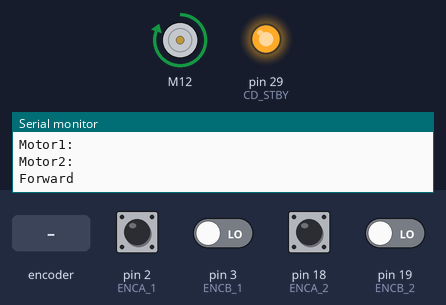
Recording of a sketch running on a simulated Arduino Mega 2560, built with avr-gcc and run on an emulated ATmega2560. On the bench: DC motor (green arrow = forward, orange = backward, longer = faster), output pins drawn as LEDs (lit = HIGH), the last lines printed to the serial monitor. The test bench sets the inputs (shaded band); at power-on: pin 2 (ENCA_1), pin 18 (ENCA_2) HIGH, pin 3 (ENCB_1), pin 19 (ENCB_2) LOW. Pins used as bus, display or sensor lines are not drawn.

Above: at 12.4 s.
12.5 s: rotary encoder on pin 2 (ENCA_1) / pin 3 (ENCB_1) turned 1 step (first pin leading)
At 15.8 s:
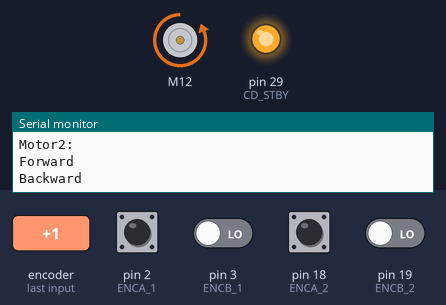
25.5 s: rotary encoder on pin 2 (ENCA_1) / pin 3 (ENCB_1) turned 1 step (first pin leading)
At 26.6 s:
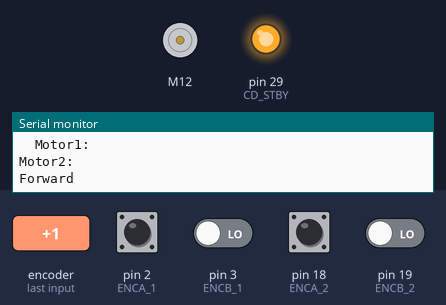
37.5 s: pin 18 (ENCA_2) pulsed LOW 2 times (0.12 s each, 0.3 s apart)
Timing chart, 0 to 55.5 s (numbered marks = the images above; inputs shaded):
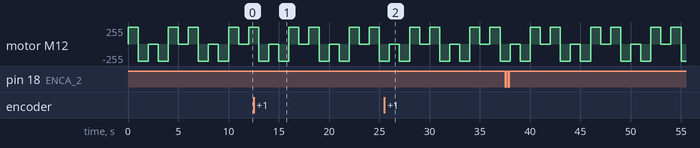

Measured:
- by itself, motor M12: repeats every 6.0 s: backward 255/255 1.0 s, forward 255/255 1.0 s, stopped 1.0 s, forward 255/255 1.0 s, backward 255/255 1.0 s, stopped 1.0 s

The sketch:

Dave_Bot_4_motors_copy_20230711191903.ino
```cpp
//adapted from https://www.electroniclinic.com/arduino-dc-motor-speed-control-with-encoder-arduino-dc-motor-encoder/
//adapted from https://dronebotworkshop.com/tb6612fng-h-bridge/
#include <SparkFun_TB6612.h>
//===MOTOR DRIVER===//
//board 1 A side
#define A_PWMA 11
#define A_AIN1 12
#define A_AIN2 13
#define AB_STBY 14 //needs 5V; set to digitalWrite(HIGH), it works!
Motor motor1 = Motor(A_AIN1,A_AIN2,A_PWMA,1,AB_STBY);
//board 1 B side
#define B_PWMB 15
#define B_BIN1 16
#define B_BIN2 17
Motor motor2 = Motor(B_BIN1,B_BIN2,B_PWMB,1,AB_STBY);
//board 2 C side
#define C_PWMA 22
#define C_AIN1 23
#define C_AIN2 24
#define CD_STBY 25 //needs 5V; set to digitalWrite(HIGH), it works!
Motor motor3 = Motor(C_AIN1,C_AIN2,C_PWMA,1,CD_STBY);
//board 2 D side
#define D_PWMA 26
#define D_AIN1 27
#define D_AIN2 28
#define CD_STBY 29 //needs 5V; set to digitalWrite(HIGH), it works!
Motor motor4 = Motor(D_AIN1,D_AIN2,D_PWMA,1,CD_STBY);
//===MOTOR ENCODER===//
//motor 1
#define ENC_VCC_1 30 //needs 5V; set to digitalWrite(HIGH), it works!
#define ENCA_1 2
#define ENCB_1 3
int Count_pulses_1 = 0; //for encoders
//motor 2
#define ENC_VCC_2 31 //needs 5V; set to digitalWrite(HIGH), it works!
#define ENCA_2 18
#define ENCB_2 19
int Count_pulses_2 = 0; //for encoders
void setup()
{
  Serial.begin(9600);
  //===MOTOR DRIVER===//
  //board 1 A side
  pinMode(AB_STBY,OUTPUT); //get pin to deliver 5V to standby
  digitalWrite(AB_STBY, HIGH);
  //board 2 C side
  pinMode(CD_STBY,OUTPUT);
  digitalWrite(CD_STBY, HIGH);
  //===MOTOR ENCODER===//
  //motor 1
  pinMode(ENCA_1,INPUT); // sets the encoder A pin as the input
  pinMode(ENCB_1,INPUT); // sets the encoder B pin as the input
  pinMode(ENC_VCC_1,OUTPUT); //get pin to deliver 5V to encoder
  digitalWrite(ENC_VCC_1, HIGH);
  attachInterrupt(digitalPinToInterrupt(ENCA_1),DC_Motor_Encoder_1,RISING);
  //motor 2
  pinMode(ENCA_2,INPUT); // sets the encoder A pin as the input
  pinMode(ENCB_2,INPUT); // sets the encoder B pin as the input
  pinMode(ENC_VCC_2,OUTPUT); //get pin to deliver 5V to encoder
  digitalWrite(ENC_VCC_2, HIGH);
  attachInterrupt(digitalPinToInterrupt(ENCA_2),DC_Motor_Encoder_2,RISING);
}
void loop()
{
  //encoder print pulses (position relative to start)
  Serial.println("Motor1: " +Count_pulses_1);
  Serial.println("Motor2: " +Count_pulses_2);
  //go forward
  Serial.println("Forward");
  motor1.drive(255,1000);
  motor1.drive(-255,1000);
  motor1.brake();
  delay(1000);
  //go backward
  Serial.println("Backward");
  motor1.drive(-255,1000);
  motor1.drive(255,1000);
  motor1.brake();
  delay(1000);
}
void DC_Motor_Encoder_1() //used for encoders, don't delete
{
  int b1 = digitalRead(ENCB_1);
  if(b1 > 0)
    {
      Count_pulses_1++;
    }
  else
    {
      Count_pulses_1--;
    }
}
void DC_Motor_Encoder_2() //used for encoders, don't delete
{
  int b2 = digitalRead(ENCB_2);
  if(b2 > 0)
    {
      Count_pulses_2++;
    }
  else
    {
      Count_pulses_2--;
    }
}
```
